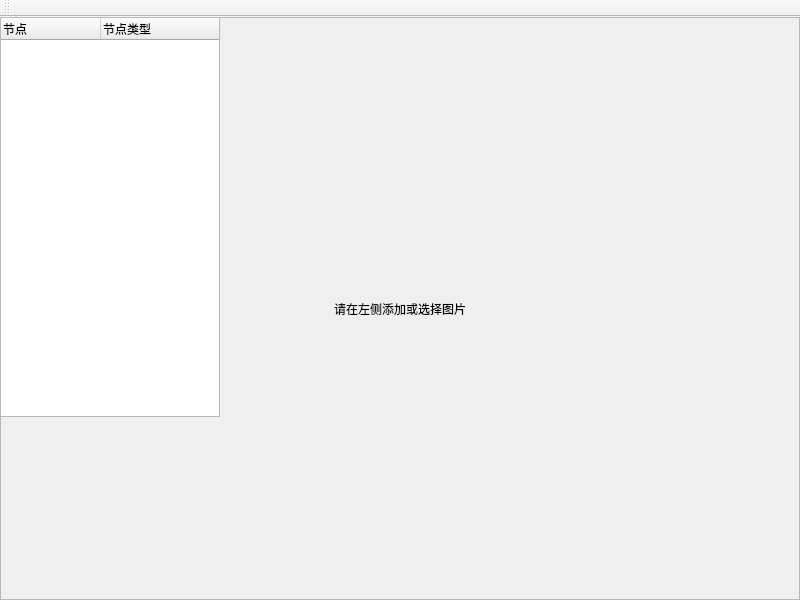
<?xml version="1.0" encoding="UTF-8"?>
<ui version="4.0">
 <class>MainWindow</class>
 <widget class="QMainWindow" name="MainWindow">
  <property name="geometry">
   <rect>
    <x>0</x>
    <y>0</y>
    <width>800</width>
    <height>600</height>
   </rect>
  </property>
  <property name="windowTitle">
   <string>图片相簿</string>
  </property>
  <widget class="QWidget" name="centralwidget">
   <layout class="QVBoxLayout" name="centralLayout">
    <property name="margin">
     <number>0</number>
    </property>
    <item>
     <widget class="QScrollArea" name="scrollArea">
    <property name="widgetResizable">
     <bool>true</bool>
    </property>
      <widget class="QWidget" name="scrollAreaWidgetContents">
     <property name="geometry">
      <rect>
       <x>0</x>
       <y>0</y>
       <width>539</width>
       <height>529</height>
      </rect>
     </property>
       <layout class="QVBoxLayout" name="previewLayout">
        <item>
         <widget class="QLabel" name="labDisplay">
      <property name="geometry">
       <rect>
        <x>10</x>
        <y>10</y>
        <width>521</width>
        <height>511</height>
       </rect>
      </property>
          <property name="text">
           <string>请在左侧添加或选择图片</string>
          </property>
          <property name="alignment">
           <set>Qt::AlignCenter</set>
          </property>
         </widget>
        </item>
       </layout>
      </widget>
     </widget>
    </item>
   </layout>
   <widget class="QTreeWidget" name="treeWidget">
    <property name="geometry">
     <rect>
      <x>0</x>
      <y>0</y>
      <width>220</width>
      <height>400</height>
     </rect>
    </property>
    <column>
     <property name="text">
      <string>节点</string>
     </property>
    </column>
    <column>
     <property name="text">
      <string>节点类型</string>
     </property>
    </column>
   </widget>
  </widget>
  <widget class="QToolBar" name="toolBar">
   <property name="windowTitle">
    <string>toolBar</string>
   </property>
   <attribute name="toolBarArea">
    <enum>TopToolBarArea</enum>
   </attribute>
   <attribute name="toolBarBreak">
    <bool>false</bool>
   </attribute>
  </widget>
 </widget>
 <resources/>
 <connections/>
</ui>
